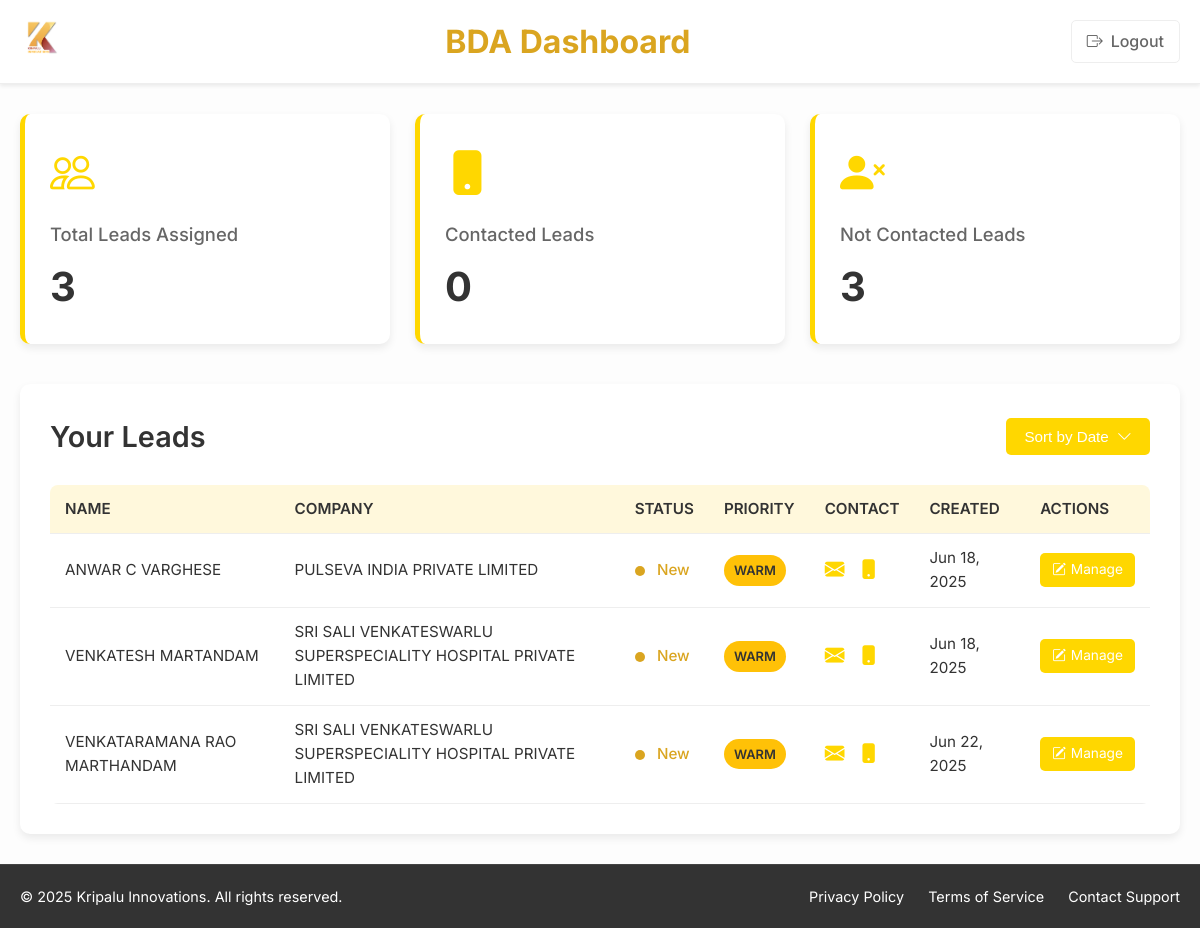
The app's page /salesmanDashboard/ (signed in), older data.
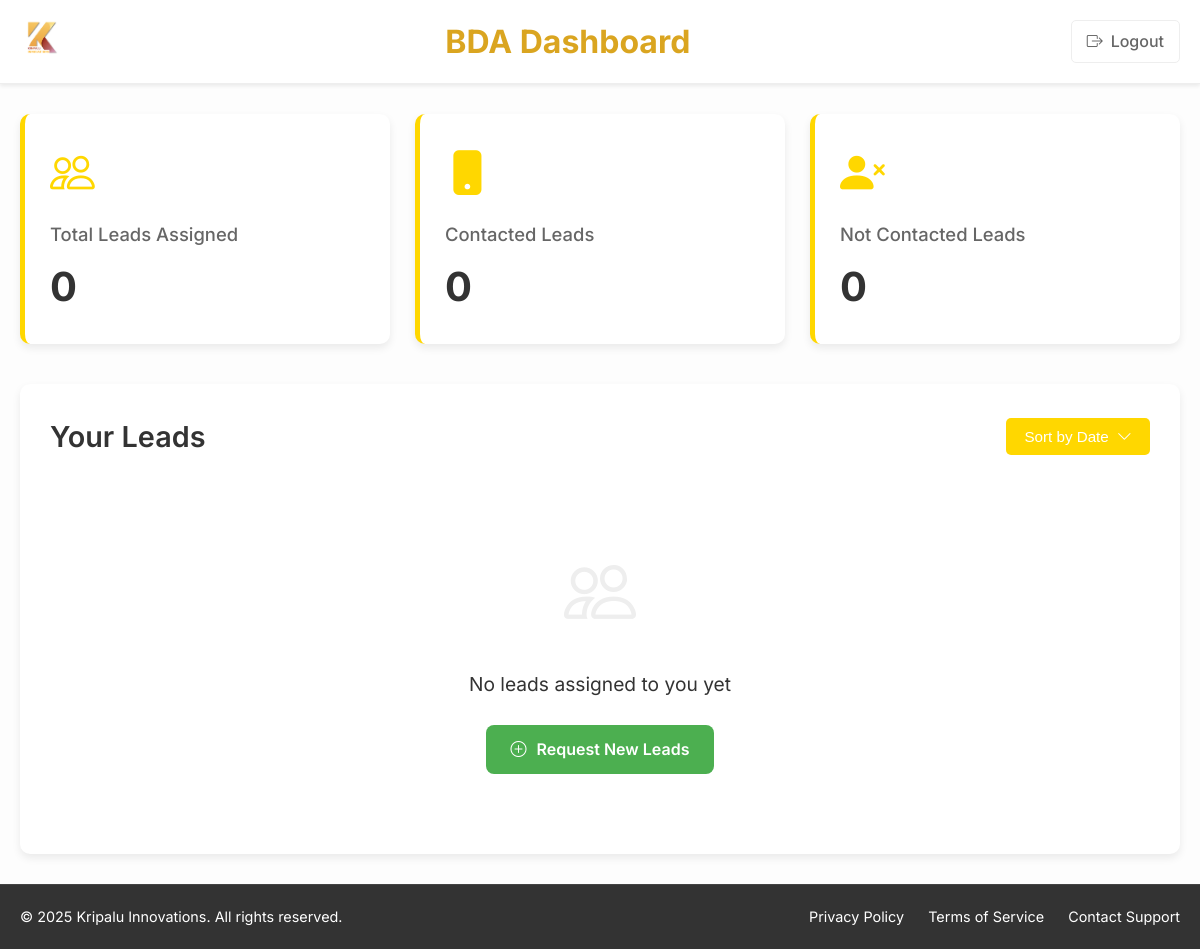
The same page, newer data.
### salesmanPanel/models.py (models this page shows, shortened)
class Lead(models.Model):
    STATUS_CHOICES = [
        ('New', 'New'),
        ('Contacted', 'Contacted'),
        ('In Discussion', 'In Discussion'),
        ('Not Interested', 'Not Interested'),
        ('Converted', 'Converted'),
    ]
    PRIORITY_CHOICES = [
        ('Hot', 'Hot'),
        ('Warm', 'Warm'),
        ('Cold', 'Cold'),
    ]
    name = models.CharField(max_length=100)
    email = models.EmailField()
    phone = models.CharField(max_length=15)
    city = models.CharField(max_length=100, blank=True)
    company = models.CharField(max_length=100, blank=True)
    role = models.CharField(max_length=100, blank=True)
    interest = models.TextField(null=True)
    budget = models.CharField(max_length=50, blank=True)
    lead_source = models.CharField(max_length=100, blank=True)
    status = models.CharField(max_length=20, choices=STATUS_CHOICES, default='New')
    priority = models.CharField(max_length=10, choices=PRIORITY_CHOICES, default='Warm')
    notes = models.TextField(blank=True)
    assigned_to = models.ForeignKey(settings.AUTH_USER_MODEL, on_delete=models.SET_NULL, null=True, blank=True)
    created_at = models.DateTimeField(auto_now_add=True)
    updated_at = models.DateTimeField(auto_now=True)
    category = models.ForeignKey('category',on_delete=models.CASCADE,null=True, blank=True)

### salesmanPanel/views.py (the view)
# urls.py: path('salesmanDashboard/', views.salesmanDashboard, name='salesmanDashboard'),
@login_required
def salesmanDashboard(request):
    assigned_leads = Lead.objects.filter(assigned_to=request.user)
    total_leads = assigned_leads.count()
    contacted_leads = assigned_leads.filter(status='Contacted').count()
    not_contacted_leads = assigned_leads.exclude(status='Contacted').count()
    context = {
        'leads': assigned_leads,
        'total_leads': total_leads,
        'contacted_leads': contacted_leads,
        'not_contacted_leads': not_contacted_leads,
    }
    return render(request, 'salesmanPortal/salesmanDashboard.html', context)

### templates/salesmanPortal/salesmanDashboard.html (shortened to what this page needs)
<!DOCTYPE html>
<html lang="en">
<head>
    <link rel="stylesheet" href="https://cdn.jsdelivr.net/npm/bootstrap-icons@1.11.3/font/bootstrap-icons.min.css">
    {% load static %}
</head>
<body>
    <div class="main-container">
        <header class="portal-header">
            <div class="container">
                <a href="https://www.kripaluinnovations.com/" class="brand-logo" target="_blank" rel="noopener noreferrer">
                    {% load static %}
                    <img src="{% static 'images/kripalu_innovation.png' %}" alt="Kripalu Innovations Logo" onerror="this.onerror=null;this.src='https://placehold.co/150x45/FFD700/333333?text=Kripalu';">
                </a>
                <div class="header-title-wrapper">
                    <h1 class="header-main-title">BDA Dashboard</h1>
                </div>
                <div class="user-controls">
                    <a href="{% url 'logoutUser' %}" class="logout-btn">
                        <i class="bi bi-box-arrow-right"></i> Logout
                    </a>
                </div>
            </div>
        </header>
        <main class="portal-main">
            <div class="container">
                <div class="salesman-dashboard">
                    <div class="stats-container">
                        <div class="stats-card">
                            <i class="bi bi-people stats-icon"></i>
                            <span class="stats-label">Total Leads Assigned</span>
                            <p class="stats-value">{{ total_leads }}</p>
                        </div>
                        <div class="stats-card">
                            <i class="bi bi-phone-fill stats-icon"></i>
                            <span class="stats-label">Contacted Leads</span>
                            <p class="stats-value">{{ contacted_leads|default:"0" }}</p>
                        </div>
                        <div class="stats-card">
                            <i class="bi bi-person-x-fill stats-icon"></i>
                            <span class="stats-label">Not Contacted Leads</span>
                            <p class="stats-value">{{ not_contacted_leads|default:"0" }}</p>
                        </div>
                    </div>
                    <div class="leads-container">
                        <div class="section-header">
                            <h2 class="section-title">Your Leads</h2>
                            <div class="leads-filter">
                                <div class="sort-dropdown">
                                    <button class="dropdown-toggle" type="button" id="sortDropdownButton" aria-haspopup="true" aria-expanded="false">
                                        Sort by Date <i class="bi bi-chevron-down"></i>
                                    </button>
                                </div>
                            </div>
                        </div>
                        {% if leads %}
                        <div class="leads-table-responsive">
                            <table class="leads-table">
                                <thead>
                                    <tr>
                                        <th>Name</th>
                                        <th>Company</th>
                                        <th>Status</th>
                                        <th>Priority</th>
                                        <th>Contact</th>
                                        <th>Created</th>
                                        <th>Actions</th>
                                    </tr>
                                </thead>
                                <tbody id="leadsTableBody">
                                    {% for lead in leads %}
                                    <tr class="lead-row" data-created-at="{{ lead.created_at|date:'Y-m-d H:i:s' }}">
                                        <td data-label="Name">{{ lead.name|default:"—" }}</td>
                                        <td data-label="Company">{{ lead.company|default:"—" }}</td>
                                        <td data-label="Status">
                                            <span class="status-indicator status-{{ lead.status|lower|default:'new' }}"></span>
                                            <span class="status-text-{{ lead.status|lower|default:'new' }}">{{ lead.status|default:"New" }}</span>
                                        </td>
                                        <td data-label="Priority">
                                            <span class="badge-{{ lead.priority|lower|default:'medium' }}">
                                                {{ lead.priority|default:"Medium" }}
                                            </span>
                                        </td>
                                        <td data-label="Contact">
                                            {% if lead.email %}
                                            <a href="mailto:{{ lead.email }}" class="contact-link" aria-label="Email {{ lead.name }}"><i class="bi bi-envelope-fill"></i></a>
                                            {% endif %}
                                            {% if lead.phone %}
                                            <a href="tel:{{ lead.phone }}" class="contact-link" aria-label="Call {{ lead.name }}"><i class="bi bi-phone-fill"></i></a>
                                            {% endif %}
                                        </td>
                                        <td data-label="Created">{{ lead.created_at|date:"M d, Y" }}</td>
                                        <td data-label="Actions">
                                            <a href="{% url 'editLead' lead.id %}" class="edit-btn-small" aria-label="Manage lead {{ lead.name }}">
                                                <i class="bi bi-pencil-square"></i> Manage
                                            </a>
                                        </td>
                                    </tr>
                                    {% endfor %}
                                </tbody>
                            </table>
                        </div>
                        {% else %}
                        <div class="no-leads">
                            <i class="bi bi-people no-leads-icon"></i>
                            <p>No leads assigned to you yet</p>
                            <a href="#" class="request-btn">
                                <i class="bi bi-plus-circle"></i> Request New Leads
                            </a>
                        </div>
                        {% endif %}
                    </div>
                </div>
            </div>
        </main>
        <footer class="portal-footer">
            <div class="container">
                <div class="footer-content">
                    <p>&copy; 2025 Kripalu Innovations. All rights reserved.</p>
                    <div class="footer-links">
                        <a href="{% url 'term_contact' %}">Privacy Policy</a>
                        <a href="{% url 'term_contact' %}">Terms of Service</a>
                        <a href="{% url 'term_contact' %}">Contact Support</a>
                    </div>
                </div>
            </div>
        </footer>
    </div>
</body>
</html>

Row changes from the older to the newer data that the page shows:
removed Lead: name "ANWAR C VARGHESE", company "PULSEVA INDIA PRIVATE LIMITED", status "New", priority "WARM", created_at "Jun 18, 2025"
removed Lead: name "VENKATESH MARTANDAM", company "SRI SALI VENKATESWARLU SUPERSPECIALITY HOSPITAL PRIVATE LIMITED", status "New", priority "WARM", created_at "Jun 18, 2025"
removed Lead: name "VENKATARAMANA RAO MARTHANDAM", company "SRI SALI VENKATESWARLU SUPERSPECIALITY HOSPITAL PRIVATE LIMITED", status "New", priority "WARM", created_at "Jun 22, 2025"
Text that changed along with them:
{{ total_leads }}: "3" → "0"
{{ not_contacted_leads|default:"0" }}: "3" → "0"
text no longer shown: "NAME COMPANY STATUS PRIORITY CONTACT CREATED ACTIONS"
text now shown: "No leads assigned to you yet Request New Leads"
